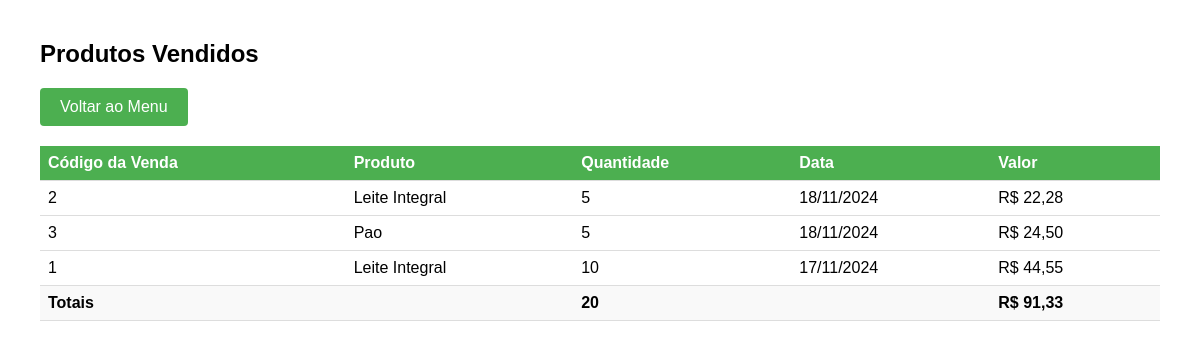
The app's page /listagem_vendas.php with its own data.
### tables this page shows
CREATE TABLE `vendas` (
  `cod_venda` int(11) NOT NULL,
  `codigo` int(11) DEFAULT NULL,
  `qtde_venda` int(11) DEFAULT NULL,
  `data_venda` date DEFAULT NULL,
  `valor` decimal(5,2) DEFAULT NULL
);

CREATE TABLE `produtos` (
  `codigo` int(11) NOT NULL,
  `nome` varchar(50) NOT NULL,
  `preco` decimal(5,2) NOT NULL,
  `validade` date DEFAULT NULL,
  `unid_medida` varchar(5) DEFAULT NULL,
  `desconto` int(11) DEFAULT NULL,
  `quantidade` int(11) DEFAULT NULL
);

### listagem_vendas.php (the view, shortened to what this page needs)
<!DOCTYPE html>
<html>
<head>
</head>
<body>
    <h2>Produtos Vendidos</h2>
    <a href="menu.php" class="btn-voltar">Voltar ao Menu</a>
    <table>
        <tr>
            <th>Código da Venda</th>
            <th>Produto</th>
            <th>Quantidade</th>
            <th>Data</th>
            <th>Valor</th>
        </tr>
        <?php
        include 'config.php';
        $totalQuantidade = 0;
        $totalValor = 0;
        $stmt = $pdo->query("
            SELECT v.*, p.nome as produto_nome
            FROM vendas v
            JOIN produtos p ON v.codigo = p.codigo
            ORDER BY v.data_venda DESC
        ");
        while ($row = $stmt->fetch()) {
            $totalQuantidade += $row['qtde_venda'];
            $totalValor += $row['valor'];
            echo "<tr>";
            echo "<td>".$row['cod_venda']."</td>";
            echo "<td>".$row['produto_nome']."</td>";
            echo "<td>".$row['qtde_venda']."</td>";
            echo "<td>".date('d/m/Y', strtotime($row['data_venda']))."</td>";
            echo "<td>R$ ".number_format($row['valor'], 2, ',', '.')."</td>";
            echo "</tr>";
        }
        ?>
        <tfoot>
            <tr>
                <td colspan="2">Totais</td>
                <td><?php echo $totalQuantidade; ?></td>
                <td></td>
                <td>R$ <?php echo number_format($totalValor, 2, ',', '.'); ?></td>
            </tr>
        </tfoot>
    </table>
</body>
</html>

### listagem_vendas.php (style rules this page uses)
body { font-family: Arial; margin: 40px; }
table { width: 100%; border-collapse: collapse; }
th, td { padding: 8px; text-align: left; border-bottom: 1px solid #ddd; }
th { background-color: #4CAF50; color: white; }
.btn-voltar { background-color: #4CAF50; color: white; padding: 10px 20px; text-decoration: none; border-radius: 4px; display: inline-block; margin-bottom: 20px; }
tfoot td { font-weight: bold; background-color: #f9f9f9; }

### records on screen
vendas: cod_venda "2", codigo.nome "Leite Integral", qtde_venda "5", data_venda "18/11/2024", valor "22,28"
vendas: cod_venda "3", codigo.nome "Pao", qtde_venda "5", data_venda "18/11/2024", valor "24,50"
vendas: cod_venda "1", codigo.nome "Leite Integral", qtde_venda "10", data_venda "17/11/2024", valor "44,55"

### other values on screen
$totalQuantidade "20"
$totalValor "91,33"
